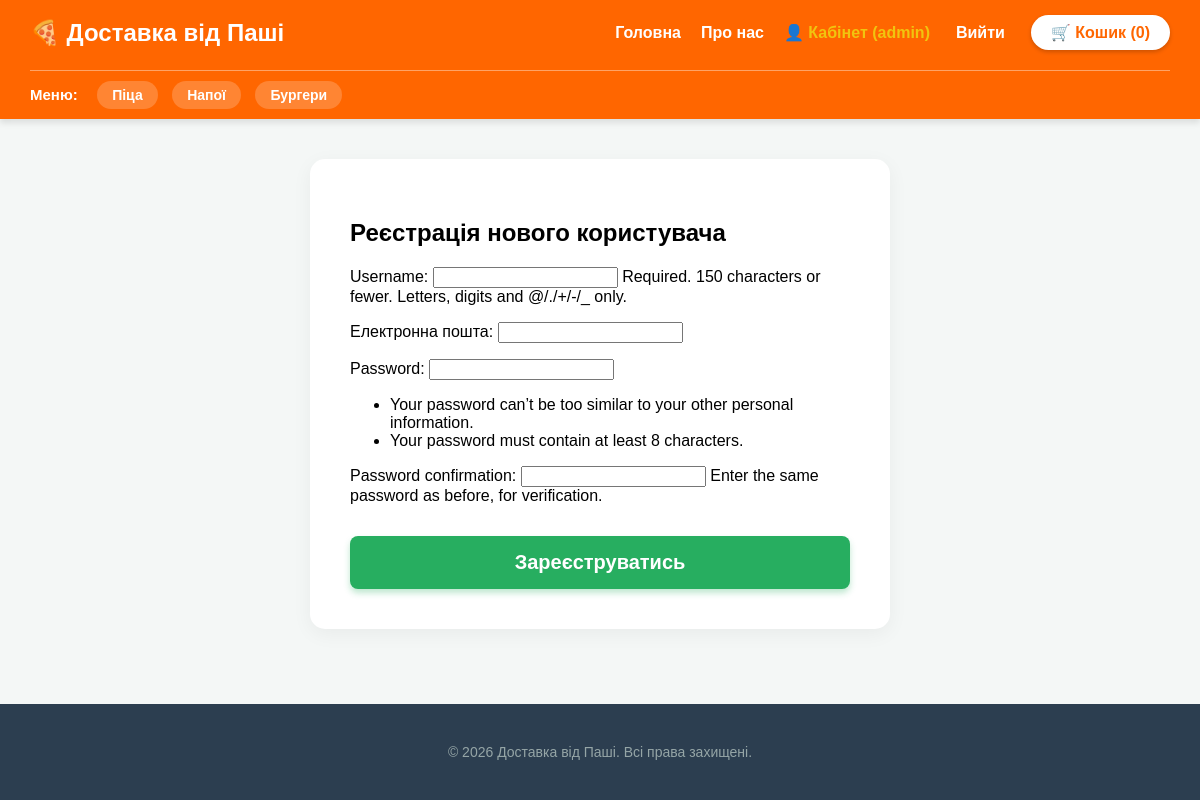
The page /register/ (signed in) on the database its author committed.
### delivery/models.py (models this page shows, shortened)
class Category(models.Model):
    name = models.CharField(max_length=100, verbose_name="Назва категорії")

### delivery/views.py (the view)
# urls.py: path('register/', views.register_view, name='register'),
def register_view(request):
    if request.method == 'POST':
        form = ExtendedUserCreationForm(request.POST)
        if form.is_valid():
            user = form.save()
            login(request, user)
            return redirect('profile')
    else:
        form = ExtendedUserCreationForm()
    return render(request, 'delivery/register.html',
                  {'form': form, 'title': 'Реєстрація', 'categories': Category.objects.all()})

### delivery/forms.py
class ExtendedUserCreationForm(UserCreationForm):
    email = forms.EmailField(required=True, label="Електронна пошта")
    class Meta(UserCreationForm.Meta):
        model = User
        fields = UserCreationForm.Meta.fields + ('email',)

### delivery/templates/delivery/register.html (shortened to what this page needs)
{% extends 'delivery/base.html' %}
{% block content %}
<div class="cart-container" style="max-width: 500px; margin: 0 auto;">
    <h2>Реєстрація нового користувача</h2>
    <form method="post">
        {{ form.as_p }}
        <button type="submit" class="btn-order" style="width: 100%; margin-top: 15px;">Зареєструватись</button>
    </form>
</div>
{% endblock %}

### delivery/templates/delivery/base.html (shortened to what this page needs)
{% load static %}
<!DOCTYPE html>
<html>
<head>
    <link rel="stylesheet" href="{% static 'delivery/style.css' %}">
</head>
<body>
    <header class="site-header">
        <div class="header-top">
            <h2>🍕 Доставка від Паші</h2>
            <nav class="main-nav">
                <a href="{% url 'home' %}" class="nav-link">Головна</a>
                <a href="{% url 'about' %}" class="nav-link">Про нас</a>
                {% if user.is_authenticated %}
                    <a href="{% url 'profile' %}" class="nav-link" style="color: #f1c40f;">👤 Кабінет ({{ user.username }})</a>
                    <form action="{% url 'logout' %}" method="post" style="display:inline;">
                        <button type="submit" class="nav-link" style="background:none; border:none; cursor:pointer; font-size:16px;">Вийти</button>
                    </form>
                {% else %}
                    <a href="{% url 'login' %}" class="nav-link">Увійти</a>
                    <a href="{% url 'register' %}" class="nav-link" style="border: 1px solid white; padding: 5px 10px; border-radius: 5px;">Реєстрація</a>
                {% endif %}
                <a href="{% url 'cart' %}" class="cart-link">🛒 Кошик ({{ cart_count|default:"0" }})</a>
            </nav>
        </div>
        <div class="menu-cats">
            <span>Меню:</span>
            {% for cat in categories %}
                <a href="{% url 'category' cat.id %}" class="cat-badge">{{ cat.name }}</a>
            {% endfor %}
        </div>
    </header>
    <main class="main-content">
        {% block content %}{% endblock %}
    </main>
    <footer class="site-footer">
        <p class="footer-copy">&copy; 2026 Доставка від Паші. Всі права захищені.</p>
    </footer>
</body>
</html>

### delivery/static/delivery/style.css (style rules this page uses)
body { font-family: Arial, sans-serif; margin: 0; padding: 0; display: flex; flex-direction: column; min-height: 100vh; background-color: #f4f7f6; }
.main-content { flex: 1; padding: 40px; max-width: 1200px; margin: 0 auto; width: 100%; box-sizing: border-box; }
.site-header { background-color: #ff6600; padding: 15px 30px; color: white; box-shadow: 0 4px 6px rgba(0,0,0,0.1); }
.header-top { display: flex; justify-content: space-between; align-items: center; }
.header-top h2 { margin: 0; }
.main-nav { display: flex; align-items: center; gap: 20px; }
.nav-link { color: white; text-decoration: none; font-weight: bold; font-size: 16px; }
.cart-link { background: white; color: #ff6600; padding: 8px 20px; border-radius: 20px; text-decoration: none; font-weight: bold; font-size: 16px; box-shadow: 0 2px 4px rgba(0,0,0,0.2); }
.menu-cats { margin-top: 20px; padding-top: 15px; border-top: 1px solid rgba(255,255,255,0.4); }
.menu-cats span { font-size: 15px; font-weight: bold; margin-right: 15px; }
.cat-badge { background: rgba(255,255,255,0.2); color: white; padding: 6px 15px; border-radius: 20px; font-size: 14px; font-weight: bold; text-decoration: none; margin-right: 10px; transition: 0.3s; }
.cart-container { background: white; padding: 40px; border-radius: 15px; box-shadow: 0 5px 20px rgba(0,0,0,0.05); margin-top: 20px; }
.btn-order { padding: 15px 40px; background: #27ae60; color: white; border: none; border-radius: 8px; font-weight: bold; font-size: 20px; cursor: pointer; box-shadow: 0 4px 6px rgba(39, 174, 96, 0.3); }
.site-footer { background-color: #2c3e50; color: #ecf0f1; text-align: center; padding: 40px 20px; margin-top: auto; }
.footer-copy { margin: 0; font-size: 14px; color: #95a5a6; }

### rows shown on the page
Category: name "Піца"
Category: name "Напої"
Category: name "Бургери"

### other values the page prints
{{ user.username }} "admin"
{{ cart_count|default:"0" }} "0"
